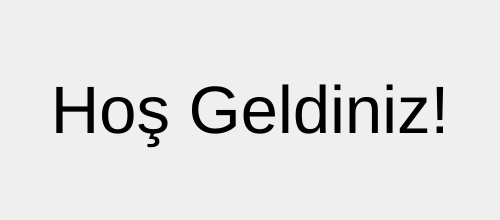
<?xml version="1.0" encoding="UTF-8"?>
<ui version="4.0">
 <class>MainWindow</class>
 <widget class="QMainWindow" name="MainWindow">
  <property name="geometry">
   <rect>
    <x>0</x>
    <y>0</y>
    <width>500</width>
    <height>220</height>
   </rect>
  </property>
  <property name="sizePolicy">
   <sizepolicy hsizetype="Fixed" vsizetype="Fixed">
    <horstretch>0</horstretch>
    <verstretch>0</verstretch>
   </sizepolicy>
  </property>
  <property name="windowTitle">
   <string>MainWindow</string>
  </property>
  <widget class="QWidget" name="centralWidget">
   <layout class="QVBoxLayout" name="verticalLayout">
    <item>
     <widget class="QLabel" name="label">
      <property name="font">
       <font>
        <pointsize>50</pointsize>
       </font>
      </property>
      <property name="text">
       <string>Hoş Geldiniz!</string>
      </property>
      <property name="alignment">
       <set>Qt::AlignCenter</set>
      </property>
     </widget>
    </item>
   </layout>
  </widget>
 </widget>
 <layoutdefault spacing="6" margin="11"/>
 <resources/>
 <connections/>
</ui>
